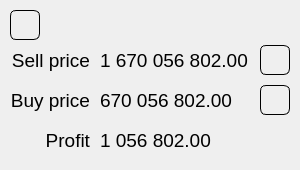
<?xml version="1.0" encoding="UTF-8"?>
<ui version="4.0">
 <class>profithelper</class>
 <widget class="QMainWindow" name="profithelper">
  <property name="windowModality">
   <enum>Qt::ApplicationModal</enum>
  </property>
  <property name="geometry">
   <rect>
    <x>0</x>
    <y>0</y>
    <width>300</width>
    <height>170</height>
   </rect>
  </property>
  <property name="sizePolicy">
   <sizepolicy hsizetype="Fixed" vsizetype="Fixed">
    <horstretch>0</horstretch>
    <verstretch>0</verstretch>
   </sizepolicy>
  </property>
  <property name="minimumSize">
   <size>
    <width>300</width>
    <height>170</height>
   </size>
  </property>
  <property name="maximumSize">
   <size>
    <width>300</width>
    <height>170</height>
   </size>
  </property>
  <property name="focusPolicy">
   <enum>Qt::StrongFocus</enum>
  </property>
  <property name="windowTitle">
   <string>Profit helper</string>
  </property>
  <property name="autoFillBackground">
   <bool>false</bool>
  </property>
  <property name="styleSheet">
   <string notr="true"/>
  </property>
  <widget class="QWidget" name="mainWindow">
   <property name="styleSheet">
    <string notr="true">background color: #16161a</string>
   </property>
   <widget class="QLabel" name="sell_price_name">
    <property name="geometry">
     <rect>
      <x>10</x>
      <y>40</y>
      <width>80</width>
      <height>40</height>
     </rect>
    </property>
    <property name="font">
     <font>
      <family>Arial</family>
      <pointsize>14</pointsize>
     </font>
    </property>
    <property name="text">
     <string>Sell price</string>
    </property>
    <property name="alignment">
     <set>Qt::AlignRight|Qt::AlignTrailing|Qt::AlignVCenter</set>
    </property>
   </widget>
   <widget class="QLabel" name="buy_price_name">
    <property name="geometry">
     <rect>
      <x>10</x>
      <y>80</y>
      <width>80</width>
      <height>40</height>
     </rect>
    </property>
    <property name="font">
     <font>
      <family>Arial</family>
      <pointsize>14</pointsize>
     </font>
    </property>
    <property name="text">
     <string>Buy price</string>
    </property>
    <property name="alignment">
     <set>Qt::AlignRight|Qt::AlignTrailing|Qt::AlignVCenter</set>
    </property>
   </widget>
   <widget class="QLabel" name="profit_name">
    <property name="geometry">
     <rect>
      <x>10</x>
      <y>120</y>
      <width>80</width>
      <height>40</height>
     </rect>
    </property>
    <property name="font">
     <font>
      <family>Arial</family>
      <pointsize>14</pointsize>
     </font>
    </property>
    <property name="text">
     <string>Profit</string>
    </property>
    <property name="alignment">
     <set>Qt::AlignRight|Qt::AlignTrailing|Qt::AlignVCenter</set>
    </property>
   </widget>
   <widget class="QLabel" name="sell_price_value">
    <property name="geometry">
     <rect>
      <x>100</x>
      <y>40</y>
      <width>155</width>
      <height>40</height>
     </rect>
    </property>
    <property name="font">
     <font>
      <family>Arial</family>
      <pointsize>14</pointsize>
     </font>
    </property>
    <property name="text">
     <string>1 670 056 802.00</string>
    </property>
   </widget>
   <widget class="QLabel" name="buy_price_value">
    <property name="geometry">
     <rect>
      <x>100</x>
      <y>80</y>
      <width>155</width>
      <height>40</height>
     </rect>
    </property>
    <property name="font">
     <font>
      <family>Arial</family>
      <pointsize>14</pointsize>
     </font>
    </property>
    <property name="text">
     <string>670 056 802.00</string>
    </property>
   </widget>
   <widget class="QLabel" name="profit_value">
    <property name="geometry">
     <rect>
      <x>100</x>
      <y>120</y>
      <width>155</width>
      <height>40</height>
     </rect>
    </property>
    <property name="font">
     <font>
      <family>Arial</family>
      <pointsize>14</pointsize>
     </font>
    </property>
    <property name="text">
     <string>1 056 802.00</string>
    </property>
   </widget>
   <widget class="QPushButton" name="settings_btn">
    <property name="geometry">
     <rect>
      <x>10</x>
      <y>10</y>
      <width>30</width>
      <height>30</height>
     </rect>
    </property>
    <property name="styleSheet">
     <string notr="true">#settings_btn {
	border: 1px solid;
	border-radius: 6px;
}</string>
    </property>
    <property name="text">
     <string/>
    </property>
    <property name="icon">
     <iconset>
      <normaloff>icons/settings.svg</normaloff>icons/settings.svg</iconset>
    </property>
   </widget>
   <widget class="QLabel" name="on_error">
    <property name="geometry">
     <rect>
      <x>100</x>
      <y>10</y>
      <width>200</width>
      <height>30</height>
     </rect>
    </property>
    <property name="font">
     <font>
      <family>Arial</family>
      <pointsize>10</pointsize>
      <weight>75</weight>
      <bold>true</bold>
     </font>
    </property>
    <property name="styleSheet">
     <string notr="true">color: red</string>
    </property>
    <property name="text">
     <string/>
    </property>
    <property name="alignment">
     <set>Qt::AlignCenter</set>
    </property>
   </widget>
   <widget class="QPushButton" name="copy_sell_price_btn">
    <property name="geometry">
     <rect>
      <x>260</x>
      <y>45</y>
      <width>30</width>
      <height>30</height>
     </rect>
    </property>
    <property name="sizePolicy">
     <sizepolicy hsizetype="Fixed" vsizetype="Fixed">
      <horstretch>0</horstretch>
      <verstretch>0</verstretch>
     </sizepolicy>
    </property>
    <property name="minimumSize">
     <size>
      <width>30</width>
      <height>30</height>
     </size>
    </property>
    <property name="maximumSize">
     <size>
      <width>30</width>
      <height>30</height>
     </size>
    </property>
    <property name="styleSheet">
     <string notr="true">#copy_sell_price_btn {
	border: 1px solid;
	border-radius: 6px;
}</string>
    </property>
    <property name="text">
     <string/>
    </property>
    <property name="icon">
     <iconset>
      <normaloff>icons/copy.svg</normaloff>icons/copy.svg</iconset>
    </property>
    <property name="iconSize">
     <size>
      <width>24</width>
      <height>24</height>
     </size>
    </property>
   </widget>
   <widget class="QPushButton" name="copy_buy_price_btn">
    <property name="geometry">
     <rect>
      <x>260</x>
      <y>85</y>
      <width>30</width>
      <height>30</height>
     </rect>
    </property>
    <property name="styleSheet">
     <string notr="true">#copy_buy_price_btn {
	border: 1px solid;
	border-radius: 6px;
}</string>
    </property>
    <property name="text">
     <string/>
    </property>
    <property name="icon">
     <iconset>
      <normaloff>icons/copy.svg</normaloff>icons/copy.svg</iconset>
    </property>
    <property name="iconSize">
     <size>
      <width>24</width>
      <height>24</height>
     </size>
    </property>
   </widget>
  </widget>
 </widget>
 <resources/>
 <connections/>
</ui>
